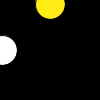
Frame 1 (no input)
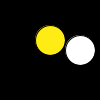
Frame 60 (the mouse pressed at the canvas centre just before this capture)
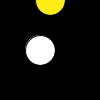
Frame 120 (the mouse held since frame 60 and released just before this capture)

The Processing sketch that drew these frames (run headless with seeded random() and noise(); from frame 60 on, the mouse is pressed at the canvas centre):

// Processing sketch: Aufgabe_2
// ── Aufgabe_2.pde
int ballsize = 30;
float x, y;
float xspeed = 2.0;
float yspeed = xspeed * 2;

void setup() {
  size(100, 100);
  x = 0;
  y = 0;
}

void draw() {
  background(0);
  
  //move balls
  if(x + xspeed > width || x + xspeed < 0) {
    xspeed = -xspeed;
  }
  if(y + yspeed > height || y + yspeed < 0) {
    yspeed = -yspeed;
  }
  
  x += xspeed;
  y+= yspeed;
  
  //draw balls
  fill(#FFFFFF);
  ellipse(x, height/2, ballsize, ballsize);
  fill(#FFEC15);
  ellipse(width/2, y, ballsize, ballsize);
  
}

void mousePressed() {
  if (dist(mouseX, mouseY, x, height/2) < ballsize/2) {
    xspeed = -xspeed;
  }
  if(dist(mouseX, mouseY, width/2, y) < ballsize/2) {
    yspeed = -yspeed;
  }
}
